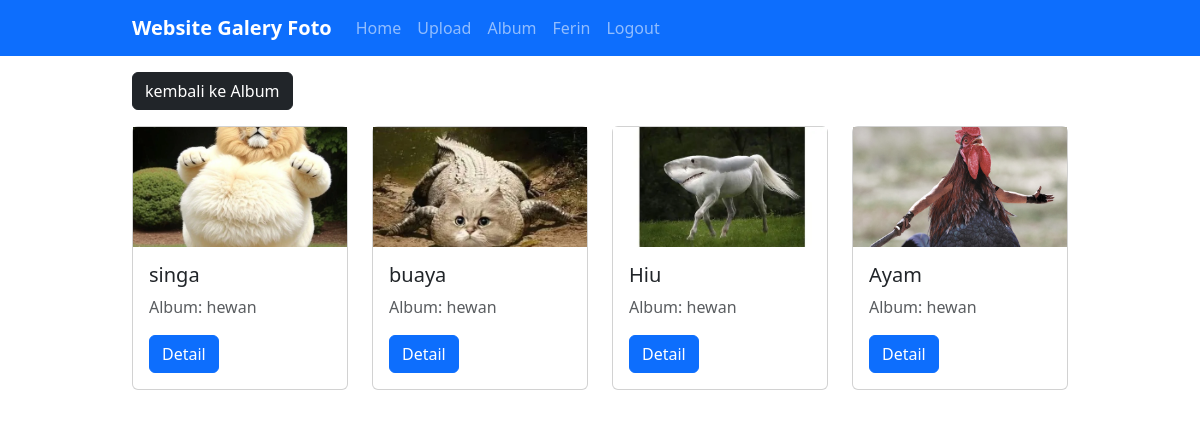
Screenshot of /?url=kategori&&albumid=7 (signed in) with the database file from the repository.
### tables this page shows
CREATE TABLE `foto` (
  `fotoid` int(11) NOT NULL,
  `judulfoto` varchar(255) NOT NULL,
  `deskripsifoto` text NOT NULL,
  `tanggalunggah` date NOT NULL,
  `lokasifile` varchar(255) NOT NULL,
  `albumid` int(11) NOT NULL,
  `userid` int(11) NOT NULL
);

CREATE TABLE `album` (
  `albumid` int(11) NOT NULL,
  `namaalbum` varchar(255) NOT NULL,
  `deskripsi` text NOT NULL,
  `tanggaldibuat` date NOT NULL,
  `userid` int(11) NOT NULL
);

### page/kategori.php (the view)
<div class="container">
    <div class="row">
        <div class="col-12 py-3">
            <a href="?url=album" class="btn btn-dark">kembali ke Album</a>
        </div>
        <?php
        $kategori=mysqli_query($conn, "SELECT * FROM foto INNER JOIN album ON foto.albumid=album.albumid WHERE foto.albumid='{$_GET['albumid']}'");
        foreach($kategori as $kat):
        ?>
        <div class="col-6 col-md-4 col-lg-3 mb-2">
            <div class="card">
                <img src="uploads/<?= $kat['lokasifile']  ?>"  class="object-fit-cover" style="aspect-ratio: 16/9;">
                <div class="card-body">
                    <h5 class="card-title"><?= $kat['judulfoto'] ?></h5>
                    <p class="card-text text-muted">Album: <?= $kat['namaalbum'] ?></p>
                    <a href="?url=detail&&id=<?= $kat['fotoid'] ?>" class="btn btn-primary">Detail</a>
                </div>
            </div>
        </div>
        <?php endforeach; ?>
    </div>
</div>

### assets/css/style.css (style rules this page uses)
.container { width: 80%; margin: 0 auto; }
.container:after { content: ''; display: block; clear: both; }

### rows the page displays
foto: lokasifile (picture), judulfoto "singa", albumid.namaalbum "hewan"
foto: lokasifile (picture), judulfoto "buaya", albumid.namaalbum "hewan"
foto: lokasifile (picture), judulfoto "Hiu", albumid.namaalbum "hewan"
foto: lokasifile (picture), judulfoto "Ayam", albumid.namaalbum "hewan"

### other values shown
$_SESSION['username'] "Ferin"
